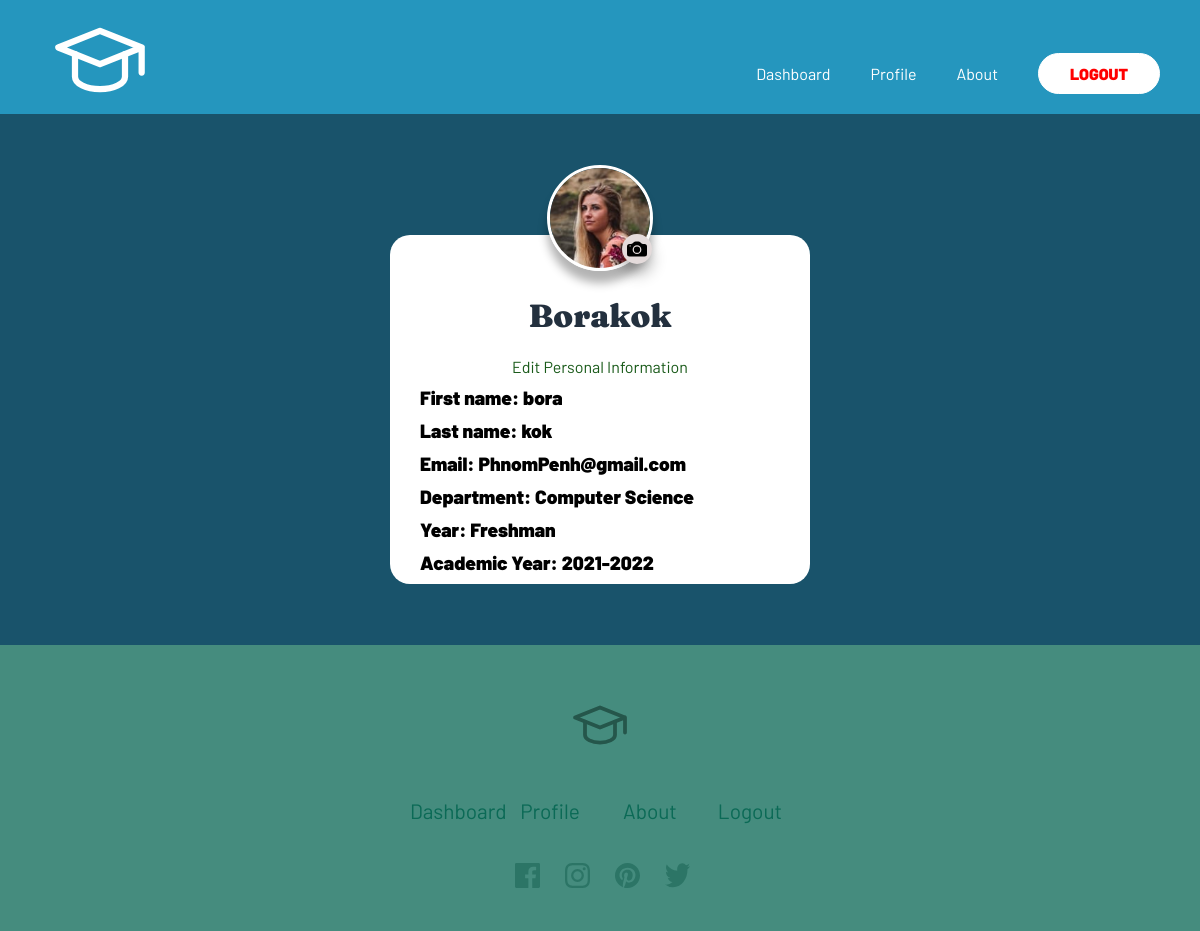
The page /hengsominea/profile (signed in) on the database its author committed.
### feedbackapp/models.py (models this page shows, shortened)
class Student(models.Model):
    user = models.OneToOneField(User, on_delete=models.CASCADE)
    first_name = models.CharField(max_length=200)
    last_name = models.CharField(max_length=200)
    email = models.EmailField(max_length=254)
    year = models.CharField(max_length=100)
    department = models.CharField(max_length=100)
    profile = models.ImageField(
        upload_to='images/', default='default.jpg')
    academic = models.ForeignKey(Academic, on_delete=models.CASCADE)

class User(AbstractUser):
    is_student = models.BooleanField(default=False)
    is_schoolAdmin = models.BooleanField(default=False)

class Academic(models.Model):
    academic_year = models.CharField(max_length=100)
    department = models.CharField(max_length=100)
    year = models.CharField(max_length=100)

### feedbackapp/views.py (the view)
# urls.py: path("<str:username>/profile", views.profile, name="profile"),
@login_required(login_url='index')
def profile(request, username):
    if request.method == 'GET':
        if request.user.is_student:
            user = User.objects.get(id=request.user.id)
            student = Student.objects.get(user=user)
            editProfileForm = EditProfileForm()
            editPersonalForm = EditPersonalForm(
                initial={'first_name': student.first_name, 'last_name': student.last_name, 'email': student.email, 'department': student.department, 'year': student.year})
            student = Student.objects.get(user=user)
            return render(request, 'feedbackapp/profile.html', {
                "editProfileForm": editProfileForm,
                "editPersonalForm": editPersonalForm,
                "users": user,
                "student": student
            })
        else:
            return render(request, "feedbackapp/message.html", {
                "message_title": "Private Page",
                "message": "Sorry, you are not allowed to access this page."
            })

### feedbackapp/templates/feedbackapp/profile.html (shortened to what this page needs)
{% extends "feedbackapp/layout.html" %}
{% load static %}
{% block body %}
  <div class="profile-container">
    <div class="profile">
      <div class="profile-box">
        <img class="profile-image" src="{{ student.profile.url }}" alt="profile-picture">
        <div class="profile-box__camera" id="changeProfile">
          <img src="{% static 'feedbackapp/images/camera-fill.svg' %}" alt="camera-fill">
        </div>
      </div>
      <section class="profile__form-box">
      </section>
      <div class="profile__form-box">
      </div>
    </div>
    <div class="description">
      <h3>{{user.username}}</h3>
      <a href="#" id="edit_personal" onclick="return showEditPersonal()">Edit Personal Information</a>
      <ul>
        <li><h4>First name: {{student.first_name}}</h4></li>
        <li><h4>Last name: {{student.last_name}}</h4></li>
        <li><h4>Email: {{student.email}}</h4></li>
        <li><h4>Department: {{student.department}}</h4></li>
        <li><h4>Year: {{student.year}}</h4></li>
        <li><h4>Academic Year: {{student.academic.academic_year}}</h4></li>
      </ul>
    </div>
  </div>
{% endblock %}

### feedbackapp/static/feedbackapp/scss/styles.css (style rules this page uses)
html { -webkit-box-sizing: border-box; box-sizing: border-box; }
*, *:after, *:before { font-size: 100%; margin: 0; padding: 0; }
body { position: relative; margin: 0; padding: 0; font-family: "Barlow", sans-serif; color: white; }
a { color: #19536b; text-decoration: none; }
@media screen and (min-width: 699px) { a { color: white; } }
h1, h2, h3 { font-family: "Fraunces", serif; font-size: 1.3rem; font-weight: 900; padding-top: 30px; text-transform: uppercase; line-height: 1.3; word-spacing: 10px; }
@media screen and (min-width: 699px) { h1, h2, h3 { font-size: 2.5rem; padding-top: 50px; word-spacing: 20px; } }
h3 { padding-bottom: 20px; font-size: 1.5rem; color: #23303e; text-transform: capitalize; word-spacing: 5px; }
@media screen and (min-width: 699px) { h3 { font-size: 2rem; word-spacing: 10px; } }
.profile-image { width: 100px; height: 100px; border-radius: 50%; border: 3px solid #ffff; -webkit-box-shadow: 0px 12px 10px rgba(0, 0, 0, 0.3); box-shadow: 0px 12px 10px rgba(0, 0, 0, 0.3); }
.profile-container { margin: 0 auto; background-color: #19536b; border: #19536b; border: 1px solid #19536b; }
.profile-container .profile { display: -ms-grid; display: grid; place-items: center; height: 120px; }
.profile-container .profile .profile-box { position: relative; }
.profile-container .profile .profile-box__camera { padding: 5px; width: 20px; border-radius: 50%; background-color: #e4dbdb; -webkit-transform: translate(75px, 10px); transform: translate(75px, 10px); -webkit-box-shadow: 0px 10px 15px rgba(0, 0, 0, 0.3); box-shadow: 0px 10px 15px rgba(0, 0, 0, 0.3); -webkit-transition: background-color 150ms ease-in-out; transition: background-color 150ms ease-in-out; }
.profile-container .profile .profile-box__camera img { width: 20px; display: -ms-grid; display: grid; place-items: center; }
.profile-container .profile .profile-image { -webkit-transform: translateY(50px); transform: translateY(50px); }
.profile-container .profile__form-box { background-color: red; border: 1px solid red; }
.profile-container .description { background-color: #ffff; max-width: 300px; border-radius: 20px; text-align: center; margin: 0 auto; padding: 10px; margin-bottom: 60px; }
@media screen and (min-width: 699px) { .profile-container .description { max-width: 400px; } }
.profile-container .description a { margin-top: 50px; color: #195a19; }
.profile-container .description ul { color: #23303e; text-align: left; }
.profile-container .description ul li { margin-left: 20px; text-decoration: none; list-style: none; margin-top: 10px; }
.profile-container .description ul li h4 { font-size: "Fraunces", serif; font-weight: 900; color: black; font-size: 1.2rem; }

### rows shown on the page
Student: profile (placeholder picture), first_name "bora", last_name "kok", email "PhnomPenh@gmail.com", department "Computer Science", year "Freshman", academic.academic_year "2021-2022"
User: username "Borakok"
